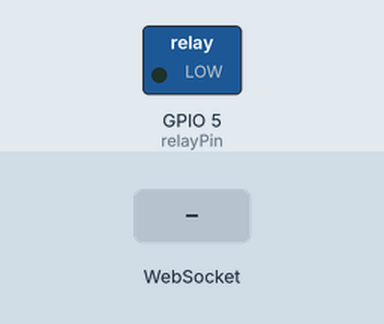
A sketch run on a simulated ESP8266 (NodeMCU). Shown: switched loads named in the sketch (green lamp = pin HIGH). The inputs (shaded band) are chosen by the test bench. WiFi joins after 1.5 s; servers stay silent unless stated; what the sketch prints to the serial monitor is not drawn.

Above: at 2.7 s.
2.8 s: WebSocket text "OPEN" received
At 3.2 s:
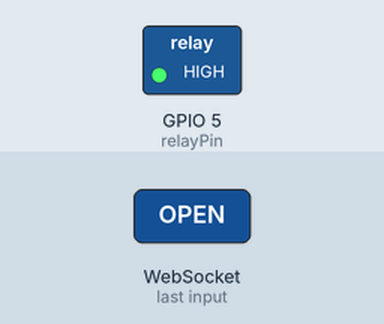
Timing chart, 0 to 9.3 s (numbered marks = the images above; inputs shaded):
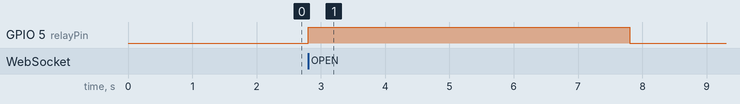

The sketch:

esp8266_example.ino
```cpp
#include <ESP8266WiFi.h>
#include <WebSocketsServer.h>
#include <ESP8266WebServer.h>

const char* ssid = "SEU_SSID";
const char* password = "SUA_SENHA";

ESP8266WebServer server(80);
WebSocketsServer webSocket = WebSocketsServer(81);

const int relayPin = 5; // D1

void setup(){
  Serial.begin(115200);
  pinMode(relayPin, OUTPUT); digitalWrite(relayPin, LOW);
  WiFi.mode(WIFI_STA);
  WiFi.begin(ssid, password);
  Serial.print("Conectando WiFi...");
  while(WiFi.status()!=WL_CONNECTED){ delay(500); Serial.print('.'); }
  Serial.println();
  Serial.print("IP: "); Serial.println(WiFi.localIP());

  server.on("/", [](){
    if(server.hasArg("cmd")){
      String cmd = server.arg("cmd");
      if(cmd == "OPEN"){
        digitalWrite(relayPin, HIGH);
        delay(5000);
        digitalWrite(relayPin, LOW);
        server.send(200, "text/plain", "OPEN_OK");
        return;
      }
      server.send(200, "text/plain", "CMD_UNKNOWN");
    } else {
      server.send(200, "text/plain", "Hello from FaceDoor ESP");
    }
  });

  server.begin();

  webSocket.begin();
  webSocket.onEvent([](uint8_t num, WStype_t type, uint8_t * payload, size_t length){
    if(type == WStype_TEXT){
      String msg = String((char*)payload);
      Serial.println("WS msg: " + msg);
      if(msg == "OPEN"){
        digitalWrite(relayPin, HIGH);
        delay(5000);
        digitalWrite(relayPin, LOW);
        webSocket.sendTXT(num, "OPEN_OK");
      }
    }
  });
}

void loop(){
  server.handleClient();
  webSocket.loop();
}
```

Measured:
- after the input at 2.8 s, GPIO 5 (relayPin): LOW → HIGH at once, → LOW 5.0 s later
